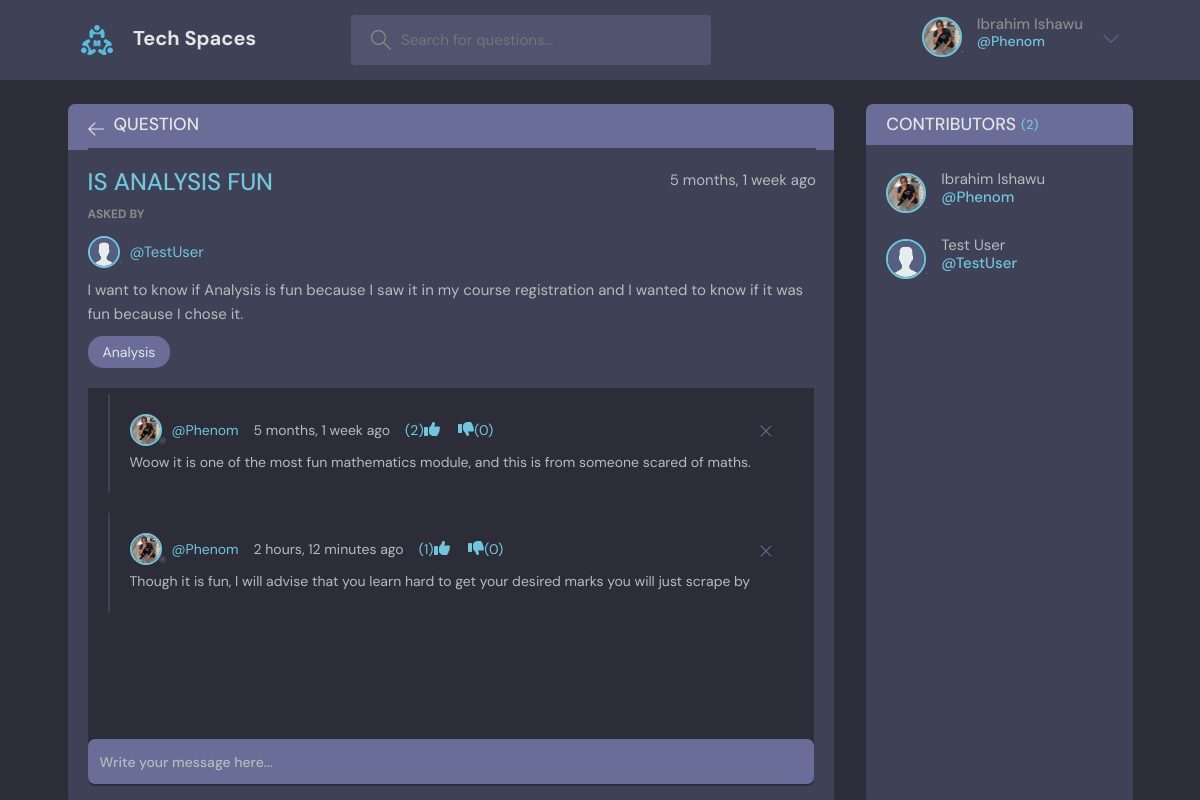
Screenshot of /question/4/view/ (signed in) with the database file from the repository.
### core/models.py (models this page shows, shortened)
class User(AbstractUser):
    name = models.CharField(max_length=200, null=True)
    email = models.EmailField(unique=True, null=True)
    bio = models.TextField(null=True)
    avatar = models.ImageField(null=True, default='avatar.svg', upload_to='avatars')
    REQUIRED_FIELDS = []
    def __str__(self):
        return self.username

class Question(models.Model):
    student = models.ForeignKey(User, on_delete=models.SET_NULL, null=True)
    course = models.ForeignKey(Course, on_delete=models.SET_NULL, null=True)
    name = models.CharField(max_length=200)
    description = models.TextField(null=True, blank=True)
    contributors = models.ManyToManyField(User, related_name='participants', blank=True)
    updated = models.DateTimeField(auto_now=True)
    created = models.DateTimeField(auto_now_add=True)
    class Meta:
        ordering = ["-updated", "-created"]

class Course(models.Model):
    name = models.CharField(max_length=200)
    def __str__(self):
        return self.name

class Answer(models.Model):
    student = models.ForeignKey(User, on_delete=models.CASCADE)
    question = models.ForeignKey(Question, on_delete=models.CASCADE)
    body = models.TextField()
    updated = models.DateTimeField(auto_now=True)
    created = models.DateTimeField(auto_now_add=True)
    up_votes = models.PositiveIntegerField(default=0)
    down_votes = models.PositiveIntegerField(default=0)
    class Meta:
        ordering = ["-up_votes", "-created"]

### core/views.py (the view, shortened to what this page needs)
# urls.py: path('question/<int:pk>/view/', views.GetQuestionView.as_view(), name='get_question'),
class GetQuestionView(LoginRequiredMixin, View):
    def get(self, request, pk):
        question = get_object_or_404(Question, id=pk)
        answers = question.answer_set.all() # type: ignore
        students = question.contributors.all()
        context = {
            'question': question,
            'answers': answers,
            'contributors': students,
        }
        return render(request, 'core/question.html', context)

### core/templates/core/question.html (shortened to what this page needs)
{% extends 'core/base.html' %}
{% block content %}
    <main class="profile-page layout layout--2">
      <div class="container">
        <div class="room">
          <div class="room__top">
            <div class="room__topLeft">
              <a href="{{ request.META.HTTP_REFERER }}">
                <svg version="1.1" xmlns="http://www.w3.org/2000/svg" width="32" height="32" viewBox="0 0 32 32">
                  <title>arrow-left</title>
                  <path
                    d="M13.723 2.286l-13.723 13.714 13.719 13.714 1.616-1.611-10.96-10.96h27.625v-2.286h-27.625l10.965-10.965-1.616-1.607z"
                  ></path>
                </svg>
              </a>
              <h3>Question</h3>
            </div>
          </div>
          <div class="room__box scroll">
            <div class="room__header scroll">
              <div class="room__info">
                <h3>{{ question.name | upper }}</h3>
                <span>{{ question.created | timesince }} ago</span>
              </div>
              <div class="room__hosted">
                <p>Asked By</p>
                <a href="{% url 'profile' question.student.username %}" class="room__author">
                  <div class="avatar avatar--small">
                    <img src="{{ question.student.avatar.url }}" />
                  </div>
                  <span>@{{ question.student }}</span>
                </a>
              </div>
              <div class="room__details">
                {{ question.description }}
              </div>
              <span class="room__topics">{{ question.course }}</span>
            </div>
            <div class="room__conversation">
              <div class="threads scroll">
              {% for answer in answers %}
                <div class="thread">
                  <div class="thread__top">
                    <div class="thread__author">
                      <a href="{% url 'profile' answer.student.username %}" class="thread__authorInfo">
                        <div class="avatar avatar--small">
                          <img src="{{ answer.student.avatar.url }}" />
                        </div>
                        <span>@{{ answer.student }}</span>
                      </a>
                      <span class="thread__date">{{ answer.created | timesince }} ago
                      </span>
                      <div>
                      <a href="{% url 'up_vote' answer.id %}">({{ answer.up_votes }})<i class="fas fa-thumbs-up me-4"></i></a>
                      <a href="{% url 'down_vote' answer.id %}"><i class="fas fa-thumbs-down "></i>({{ answer.down_votes }})</a>
                      </div>
                    </div>
                    {% if answer.student == request.user %}
                      <div class="thread__delete">
                        <a href="{% url 'delete_answer' answer.id %}">
                          <svg version="1.1" xmlns="http://www.w3.org/2000/svg" width="32" height="32" viewBox="0 0 32 32">
                            <title>remove</title>
                            <path
                              d="M27.314 6.019l-1.333-1.333-9.98 9.981-9.981-9.981-1.333 1.333 9.981 9.981-9.981 9.98 1.333 1.333 9.981-9.98 9.98 9.98 1.333-1.333-9.98-9.98 9.98-9.981z"
                            ></path>
                          </svg>
                        </a>
                      </div>
                    {% endif %}
                  </div>
                  <div class="thread__details">
                    {{ answer.body }}
                  </div>
                </div>
              {% endfor %}
              </div>
            </div>
          </div>
          <div class="room__message">
            <form method="POST">
              <input name="answer_body" placeholder="Write your message here..." />
            </form>
          </div>
        </div>
        <div class="participants">
          <h3 class="participants__top">Contributors <span>({{ question.contributors.all.count }}) </span></h3>
          <div class="participants__list scroll">
          {% for student in contributors %}
            <a href="{% url 'profile' student.username %}" class="participant">
              <div class="avatar avatar--medium">
                <img src="{{ student.avatar.url }}" />
              </div>
              <p>
                {{ student.name }}
                <span>@{{ student.username }}</span>
              </p>
            </a>
          {% endfor %}
          </div>
        </div>
      </div>
    </main>
{% endblock content %}

### core/templates/core/_header.html (shortened to what this page needs)
{% load static %}
<header class="header header--loggedIn">
      <div class="container">
        <a href="/" class="header__logo">
          <img src="{% static 'core/img/logo.svg' %}" />
          <h1>Tech Spaces</h1>
        </a>
        <form class="header__search">
          <label>
            <input name='query' placeholder="Search for questions..." />
          </label>
        </form>
        <nav class="header__menu">
          {% if not request.user.is_authenticated %}
            <a href="{% url 'login' %}">
              <img src="{% static 'core/img/avatar.svg' %}" />
              <p>Login</p>
            </a>
          {% else %}
            <div class="header__user">
              <a href="{% url 'update_profile' %}">
                <div class="avatar avatar--medium active">
                  <img src="{{ request.user.avatar.url }}" />
                </div>
                <p>{{ request.user.name }} <span>@{{ request.user.username }}</span></p>
              </a>
              <button class="dropdown-button">
                <svg version="1.1" xmlns="http://www.w3.org/2000/svg" width="32" height="32" viewBox="0 0 32 32">
                  <title>chevron-down</title>
                  <path d="M16 21l-13-13h-3l16 16 16-16h-3l-13 13z"></path>
                </svg>
              </button>
            </div>
          {% endif %}
        </nav>
      </div>
    </header>

### rows the page displays
User: user.avatar (picture), user.name "Ibrahim Ishawu", user.username "Phenom", avatar (picture), name "Ibrahim Ishawu", username "Phenom"
Question: name "IS ANALYSIS FUN", created "5 months, 1 week", student.avatar (placeholder picture), student "TestUser", description "I want to know if Analysis is fun because I saw it in my course registration and I wanted to know if it was fun because I chose it.", course "Analysis", contributors.all.count "2"
Answer: student.avatar (picture), student "Phenom", created "5 months, 1 week", up_votes "2", down_votes "0", body "Woow it is one of the most fun mathematics module, and this is from someone scared of maths."
Answer: student.avatar (picture), student "Phenom", created "2 hours, 12 minutes", up_votes "1", down_votes "0", body "Though it is fun, I will advise that you learn hard to get your desired marks you will just scrape by"
User: avatar (placeholder picture), name "Test User", username "TestUser"
